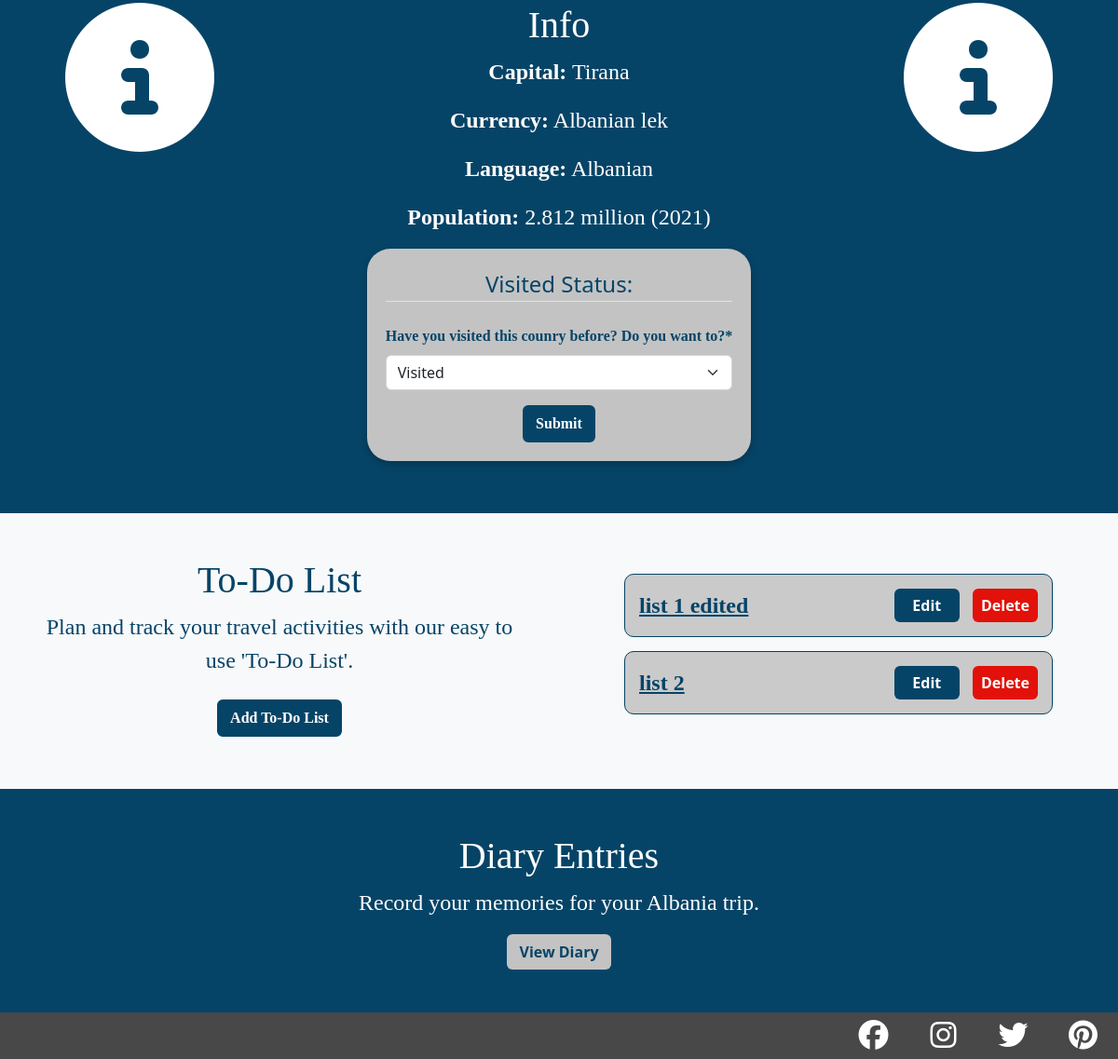
/diary/country/1 (signed in, lower part), run on an earlier commit of the app's database.
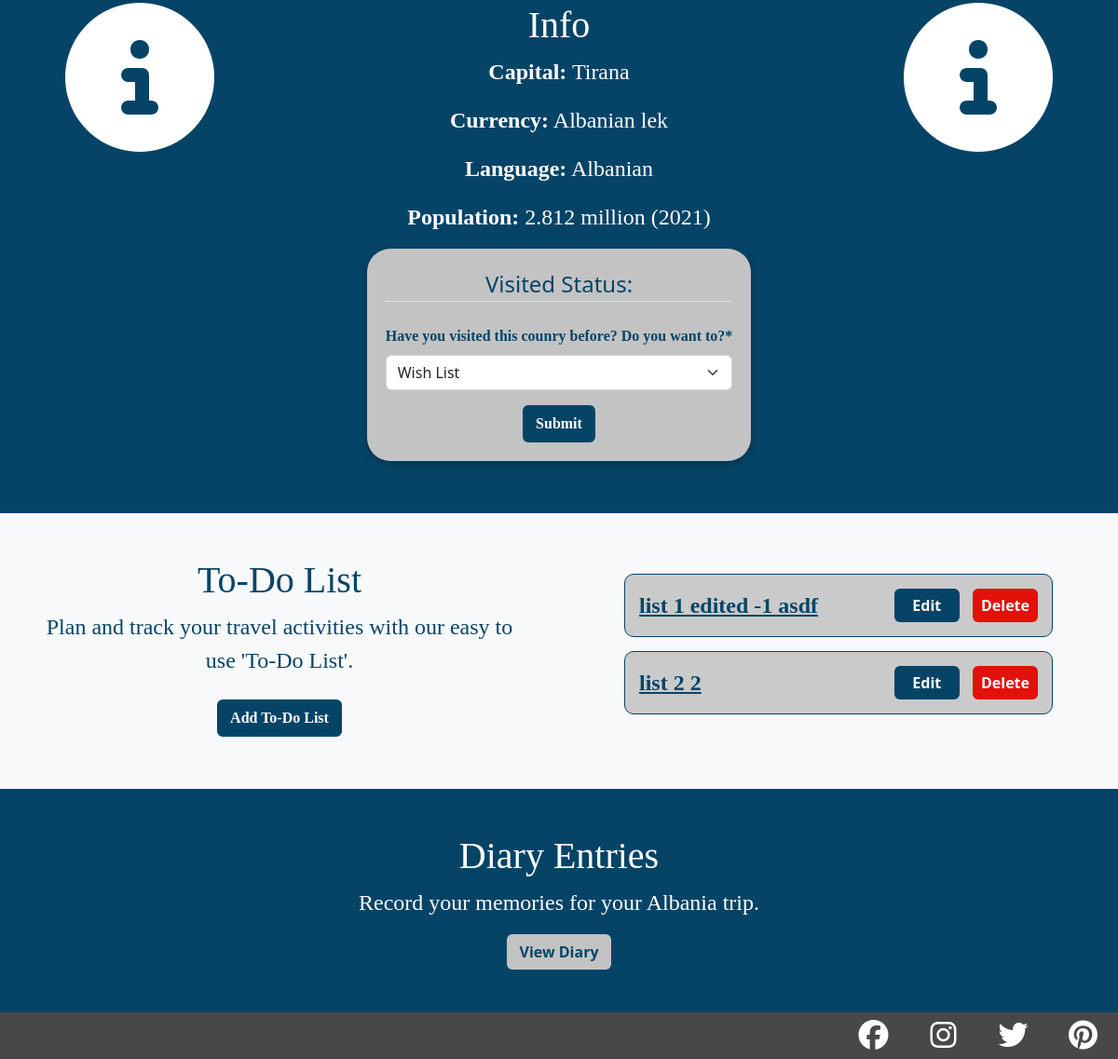
And on a later commit of the database.
### diary/models.py (models this page shows, shortened)
class Country(models.Model):
    name = models.CharField(max_length=100, unique=True, default=None)
    country_image = models.ImageField(
        default=None,
        upload_to='media/country_pics/',
        blank=True)
    country_flag = models.ImageField(
        default=None,
        upload_to='media/country_maps/',
        blank=True)
    code = models.CharField(max_length=5, unique=True, default=None)
    capital = models.CharField(max_length=100, unique=True, default=None)
    region = models.CharField(max_length=100, default=None)
    currency = models.CharField(max_length=100, default=None)
    language = models.CharField(max_length=100, default=None)
    about = models.CharField(max_length=500, default=None)
    population = models.CharField(max_length=100, default=None)
    class Meta:
        ordering = ['name']

class Visit(models.Model):
    user = models.ForeignKey(User, on_delete=models.CASCADE,
                             related_name="users_map")
    country = models.ForeignKey(Country, on_delete=models.CASCADE,
                                related_name="country_map")
    status = models.CharField(max_length=50, default="not_visited")

### to_do_list/models.py (models this page shows, shortened)
class ToDoList(models.Model):
    user = models.ForeignKey(User, on_delete=models.CASCADE)
    country = models.ForeignKey(Country, on_delete=models.CASCADE,
                                related_name="country_to_do")
    title = models.CharField(max_length=200)
    description = models.TextField(null=True, blank=True)
    complete = models.BooleanField(default=False)
    created = models.DateTimeField(auto_now_add=True)

### diary/views.py (the view, shortened to what this page needs)
# urls.py: path('country/<int:pk>', CountryView.as_view(), name="country"),
class CountryView(LoginRequiredMixin, View):
    login_url = '/login/required'
    redirect_field_name = 'redirect_to'
    def get(self, request, pk, *args, **kwargs):
        countries = Country.objects.all()
        country = get_object_or_404(countries, pk=pk)
        lists = ToDoList.objects.filter(user=request.user, country=country)
        visited = Visit.objects.filter(user_id=request.user.id)
        if visited.filter(country=country).exists():
            country_visited = visited.get(country=country)
            return render(
                request,
                "diary/country.html",
                {
                    "country": country,
                    "visit_form": VisitForm(instance=country_visited),
                    'lists': lists,
                    "tab_title": "Country Info"
                },
            )

### diary/forms.py
class VisitForm(forms.ModelForm):
    class Meta:
        model = Visit
        fields = ['status',]
    status = forms.CharField(
        label="Have you visited this counry before? Do you want to?",
        widget=forms.Select(
            choices=VISITED))

### diary/templates/diary/country.html (shortened to what this page needs)
{% extends "base.html" %}
{% load static %}
{% load crispy_forms_tags %}
{% block content %}
    <div class="row text-center m-0 blue-background">
        <div class="col-3 d-flex justify-content-center p-5 d-none d-lg-block">
            <div>
                <i class="fa-solid fa-circle-info fa-10x"></i>
            </div>
        </div>
        <div class="col-12 col-lg-6 d-flex justify-content-center align-self-center p-5">
            <div id="visited_list_location">
                <h4>Info</h4>
                <p><strong>Capital:</strong> {{ country.capital }}</p>
                <p><strong>Currency:</strong> {{ country.currency }}</p>
                <p><strong>Language:</strong> {{ country.language }}</p>
                <p><strong>Population:</strong> {{ country.population }}</p>
                <form class="visit-form m-2 w-auto blue-font" method="POST">
                    <fieldset class="form-group text-center">
                        <legend class="border-bottom mb-4">Visited Status:</legend>
                        {{ visit_form | crispy }}
                    </fieldset>
                    <button type="submit" class="btn btn-travel">Submit</button>
                </form>
            </div>
        </div>
        <div class="col-3 d-flex justify-content-center p-5 d-none d-lg-block">
            <div>
                <i class="fa-solid fa-circle-info fa-10x"></i>
            </div>
        </div>
    </div>
    <div class="row m-0 off-white-background">
        <div class="col-12 col-lg-6 d-flex justify-content-center align-self-center text-center px-5 pt-5 p-lg-5">
            <div id="to_do_list_location">
                <h4>To-Do List</h4>
                <p>Plan and track your travel activities with our easy to use 'To-Do List'.</p>
                <a class="btn btn-travel m-2" href="{% url 'add-list' country.pk %}" aria-label="add a to-do list">Add To-Do List</a>
            </div>
        </div>
        <div class="col m-lg-5 justify-content-center align-self-center">
            {% if lists %}
                <div class="list-container">
                    {% for list in lists %}
                        <div class="to-do-list-link-row">
                            <a class="to-do-list-link" href="{% url 'to-do-items' list.pk %}">{{ list.title }}</a>
                            <div class="ms-lg-auto">
                                <a class="to-do-list-buttons to-do-list-edit btn" href="{% url 'edit-list' list.pk %}" aria-label="edit the to-do list">Edit</a>
                                <a class="to-do-list-buttons to-do-list-delete btn" href="{% url 'delete-list' list.pk %}" aria-label="delete the to-do list">Delete</a>
                            </div>
                        </div>
                    {% endfor %}
                </div>
            {% else %}
                <h3 class="text-center">Currently you have no 'To-Do Lists'!</h3>
            {% endif %}
        </div>
    </div>
    <div class="row m-0 text-center blue-background">
        <div class="col-12 d-flex justify-content-center align-self-center p-5">
            <div id="diary_location" class="w-75 mb-5">
                <h4>Diary Entries</h4>
                <p>Record your memories for your {{ country.name }} trip.</p>
                <a class="btn btn-off-white-background" href="{% url 'diary-all-posts' country.pk %}" aria-label="link to diary page">View Diary</a>
            </div>
        </div>
    </div>
{% endblock content %}

### templates/base.html (shortened to what this page needs)
{% load static %}
<!DOCTYPE html>
<html lang="en">
<head>
    <link href="https://cdn.jsdelivr.net/npm/bootstrap@5.2.3/dist/css/bootstrap.min.css" rel="stylesheet">
    <link rel="stylesheet" href="https://cdn.jsdelivr.net/npm/bootstrap-icons@1.10.3/font/bootstrap-icons.css">
    <link rel="stylesheet" href="{% static 'css/main.css' %}">
</head>
<body>
    <main class="main-section">
        {% block content %}
        {% endblock %}
    </main>
    <div id="footer">
        <div class="h-100 d-flex justify-content-end">
            <div class="footer-icons"><a href="https://www.facebook.com/" target="_blank" rel="noopener"
                aria-label="Visit our Facebook page (opens in a new tab)"><i class="social-icons fa-brands fa-facebook"></i></a></div>
            <div class="footer-icons"><a href="https://www.instagram.com" target="_blank" rel="noopener"
                aria-label="Visit our Instagram page (opens in a new tab)"><i class="social-icons fa-brands fa-instagram"></i></a></div>
            <div class="footer-icons"><a href="https://www.twitter.com" target="_blank" rel="noopener"
                aria-label="Visit our Twitter page (opens in a new tab)"><i class="social-icons fa-brands fa-twitter"></i></a></div>
            <div class="footer-icons"><a href="https://www.pinterest.co.uk" target="_blank" rel="noopener"
                aria-label="Visit our Pinterest page (opens in a new tab)"><i class="social-icons fa-brands fa-pinterest"></i></a></div>
        </div>
    </div>
</body>
</html>

### static/css/main.css (style rules this page uses)
* { padding: 0; margin: 0; box-sizing: border-box; }
h1, h2, h3, h4, h5, h6 { font-family: 'Lora', serif; }
a { font-family: 'Lora', serif; }
p, .comments-txt, .form-label { font-family: 'Merriweather', serif; }
.form-label { font-weight: 700; }
@media (min-width: 768px) { h4 { font-size: 200%; } }
@media (min-width: 768px) { p, .comments-txt { font-size: 140%; } }
@media (min-width: 992px) { h4 { font-size: 250%; } }
@media (min-width: 992px) { p, .comments-txt { font-size: 150%; } }
.social-icons { font-size: xx-large; }
#footer { position: fixed; height: 50px; background-color: rgb(72, 72, 72); bottom: 0px; left: 0px; right: 0px; margin-bottom: 0px; }
.footer-icons { height: 100%; width: 75px; display: flex; justify-content: center; align-items: center; }
.social-icons { color: white; }
.btn-travel { border: 2px solid #064467; background-color: white; font-family: 'Lora', serif; font-weight: 900; color: rgb(6, 68, 103); }
.visit-form { justify-content: center; padding: 20px; background-color: #C3C3C3; border-radius: 25px; margin-bottom: 10px; width: 100%; box-shadow: rgba(0, 0, 0, 0.24) 0px 3px 8px; }
.btn-travel { background-color: rgb(6, 68, 103); color: white; }
.blue-background { background-color: rgb(6, 68, 103); color: white; }
.off-white-background { background-color: #f8f9fa; color: rgb(6, 68, 103); }
.blue-font { color: rgb(6, 68, 103); }
.btn-off-white-background { font-weight: bold; background-color: #C3C3C3; color: rgb(6, 68, 103); }
.list-container, .task-container { width: 100%; padding: 10px; }
.to-do-list-link-row { display: flex; border: 1px solid rgb(6, 68, 103); align-items: center; padding: 10px; border-radius: 10px; margin-bottom: 15px; background-color: rgb(202, 202, 202); list-style-type: none; }
.to-do-list-link { padding: 5px; font-family: 'Merriweather', serif; font-size: 150%; color: rgb(6, 68, 103); font-weight: 700; width: 50%; }
.to-do-list-buttons { padding: 5px; font-weight: 700; margin: 5px; width: 70px; }
.to-do-list-edit { background-color: rgb(6, 68, 103); color: white; }
.to-do-list-delete { background-color: #e2110a; color: white; }
select { width: 80%; }
body { background-color: rgb(6, 68, 103); color: white; }

What changed in the data, as far as the page shows it:
changed Visit: status "Visited" → "Wish List"
changed ToDoList: title "list 1 edited" → "list 1 edited -1 asdf"
changed ToDoList: title "list 2" → "list 2 2"
